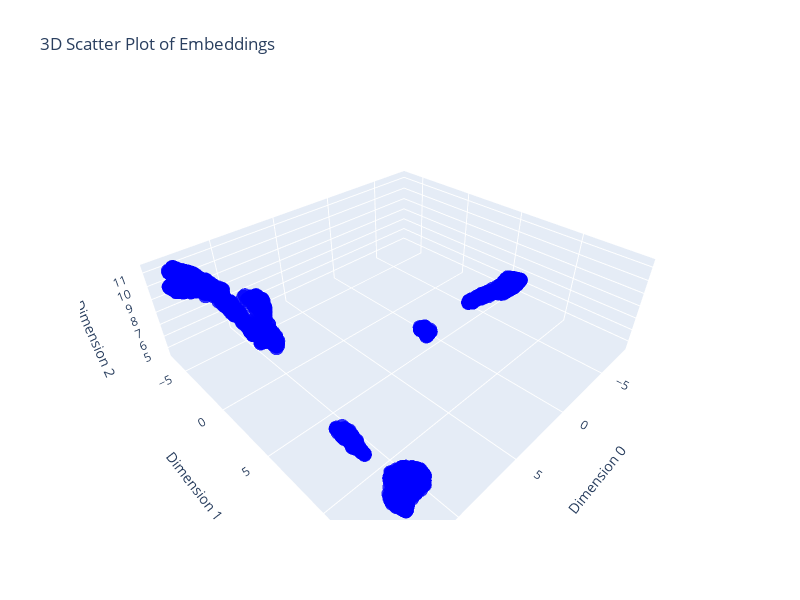

Notebook code for this chart:
### Code cell
import plotly.graph_objects as go

# Create a 3D scatter plot with no color distinction
fig = go.Figure(data=[go.Scatter3d(
    x=embedding_rf[:, 0],
    y=embedding_rf[:, 1],
    z=embedding_rf[:, 2],
    mode='markers',
    marker=dict(
        size=5,   # Adjust point size
        color='blue',  # Single color for all points
        opacity=0.8
    )
)])

# Set labels and make the plot larger
fig.update_layout(
    title='3D Scatter Plot of Embeddings',
    scene=dict(
        xaxis_title='Dimension 0',
        yaxis_title='Dimension 1',
        zaxis_title='Dimension 2'
    ),
    width=800,  # Make the plot bigger
    height=600
)

# Show the plot
fig.show()

### Figure 1 — Plotly figure (JSON) as saved in the notebook; plotly's stock layout.template omitted (floating-point values rounded to 4 significant figures; data arrays with more than 128 entries replaced by an {"elided": "..."} marker saying what was removed)
{"data": [{"marker": {"color": "blue", "opacity": 0.8, "size": 5}, "mode": "markers", "type": "scatter3d", "x": {"elided": "4171 float values"}, "y": {"elided": "4171 float values"}, "z": {"elided": "4171 float values"}}], "layout": {"height": 600, "scene": {"xaxis": {"title": {"text": "Dimension 0"}}, "yaxis": {"title": {"text": "Dimension 1"}}, "zaxis": {"title": {"text": "Dimension 2"}}}, "title": {"text": "3D Scatter Plot of Embeddings"}, "width": 800}}
